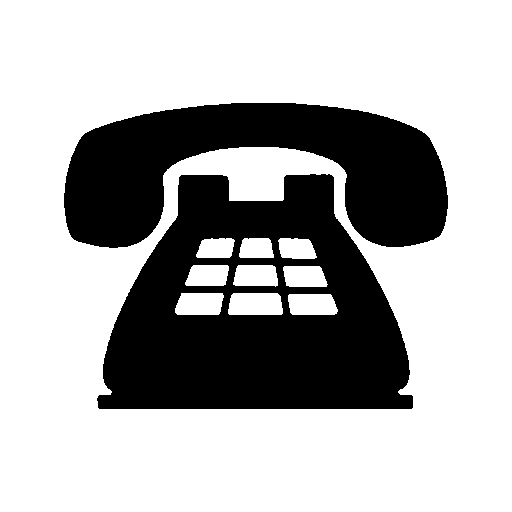
#> input picture paper_assets/general_n4/secret_binary.png, 512 x 512 px, found by its file name
$ python make_paper_figures.py
#> lines starting #> are read from the running program, lines starting #| are printed output that depends on the picture; after the words box and inside, x2 and y2 are one past the last pixel; in counts of white or black regions, pixels touching at a corner belong together
#> in _make_threshold_sheet, `canvas = Image.new("RGB", (900, 1290), "white")`: canvas: PIL image 900x1290 RGB; every value is 255
"""Build publication-ready contact sheets and the Stage-I/II timing chart."""

from __future__ import annotations

import json
from pathlib import Path

import numpy as np
from PIL import Image, ImageDraw, ImageFont

PROJECT = Path(__file__).resolve().parents[1]
ROOT = PROJECT.parent if PROJECT.name == "code" else PROJECT
ASSETS = ROOT / "paper_assets"


def _font(size: int, bold: bool = False):
#> in _load, returned value is the input picture: PIL image 512x512 L; 69.9% white; 2 black regions, box (x1, y1, x2, y2) and area: (97, 174, 413, 409) 47433, (64, 103, 448, 248) 31583
    windows = Path("C:/Windows/Fonts")
    name = "arialbd.ttf" if bold else "arial.ttf"
    try:
        return ImageFont.truetype(str(windows / name), size)
    except OSError:
        return ImageFont.load_default()


def _paste_image(canvas, draw, image, x, y, width, height, label, *, label_size=21):
#> called with x = 28, y = 78, width = 180, height = 180, label = 'Secret', label_size = 21
    rendered = image.convert("RGB").resize((width, height), Image.Resampling.NEAREST)
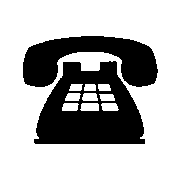
#> rendered: PIL image 180x180 RGB; 69.9% white; 2 black regions, box (x1, y1, x2, y2) and area: (34, 61, 145, 144) 5835, (23, 36, 158, 87) 3903
    canvas.paste(rendered, (x, y))
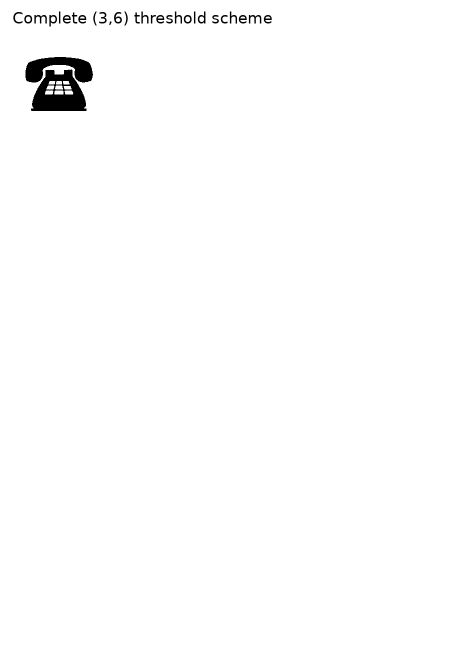
#> canvas: PIL image 900x1290 RGB (shown at 1/2 size); min 0, max 255, mean 252.1
    draw.rectangle((x, y, x + width - 1, y + height - 1), outline="#505050", width=2)
    draw.text((x, y + height + 6), label, fill="black", font=_font(label_size))


def _load(path: Path) -> Image.Image:
    return Image.open(path).convert("L")


# [159 lines left out: functions _region_image, _xor_region, _xor_expanded, _make_general_sheet, _make_mixed_n5_sheet, not called in this run]


def _make_threshold_sheet() -> None:
    threshold = ASSETS / "threshold_3_6"
    canvas = Image.new("RGB", (900, 1290), "white")
    draw = ImageDraw.Draw(canvas)
    draw.text((25, 18), "Complete (3,6) threshold scheme", fill="black", font=_font(31, True))

    _paste_image(canvas, draw, _load(threshold / "secret_binary.png"), 28, 78, 180, 180, "Secret")
    for index in range(6):
        row, column = divmod(index, 2)
        x = 250 + column * 320
        label_y = 75 + row * 117
        draw.text(
            (x, label_y),
            f"Expanded share P{index + 1}",
            fill="black",
            font=_font(16),
        )
        _paste_image(
            canvas,
            draw,
            _load(threshold / f"share_{index + 1:03d}.png"),
            x,
            label_y + 19,
            285,
            95,
            "",
            label_size=16,
        )

    draw.line((25, 435, 875, 435), fill="#888888", width=2)
    draw.text((25, 452), "Whole expanded-share XOR images", fill="black", font=_font(27, True))
    demonstrations = (
        (0, (1, 3, 5), "{1,3,5}: S occurs in region 1"),
        (1, (1, 2, 4), "{1,2,4}: S occurs in region 2"),
        (2, (1, 2, 3), "{1,2,3}: S occurs in region 3"),
    )
    secret = np.asarray(_load(threshold / "secret_binary.png"))
    for row, (recovering_region, coalition, heading) in enumerate(demonstrations):
        for region in range(3):
            recovered = _xor_region(threshold, coalition, region, 3)
            exact = np.array_equal(np.asarray(recovered), secret)
            if exact != (region == recovering_region):
                raise AssertionError("unexpected threshold regional recovery")
        y = 495 + row * 255
        draw.text((25, y), heading, fill="black", font=_font(19, True))
        _paste_image(
            canvas,
            draw,
            _xor_expanded(threshold, coalition),
            120,
            y + 32,
            660,
            220,
            "",
            label_size=16,
        )
    draw.text(
        (25, 1265),
        "Each panel is one complete XOR image with horizontal blocks [R1 | R2 | R3] (512 x 1536).",
        fill="black",
        font=_font(15),
    )
    canvas.save(ASSETS / "fig_threshold_3_6.png", optimize=True)


def make_contact_sheets() -> None:
    _make_threshold_sheet()
    _make_general_sheet()
    _make_mixed_n5_sheet()


# [38 lines left out: function make_timing_chart, not called in this run]


if __name__ == "__main__":
#> (the run stopped early here; a loop or call above may not have finished)

$ run again, with examples/secret.png copied over paper_assets/general_n4/secret_binary.png
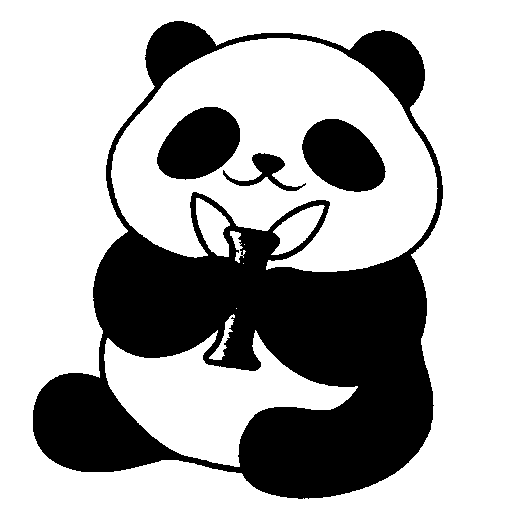
#> input picture examples/secret.png, 512 x 512 px, found by its file name
#> in _load, returned value is the input picture: PIL image 512x512 L; 68.6% white; 4 black regions, box (x1, y1, x2, y2) and area: (33, 21, 443, 499) 72791, (302, 119, 386, 192) 4365, (157, 107, 240, 180) 4360, (223, 153, 306, 191) 902
#> in _paste_image, `rendered = image.convert("RGB").resize((width, height), Image.Resampli..`:
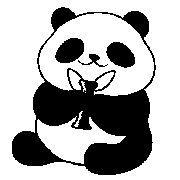
#> rendered: PIL image 180x180 RGB; 68.6% white; 4 black regions, box (x1, y1, x2, y2) and area: (12, 7, 156, 175) 8990, (55, 38, 84, 63) 538, (106, 42, 135, 68) 533, (78, 54, 108, 67) 110
#> in _paste_image, `canvas.paste(rendered, (x, y))`:
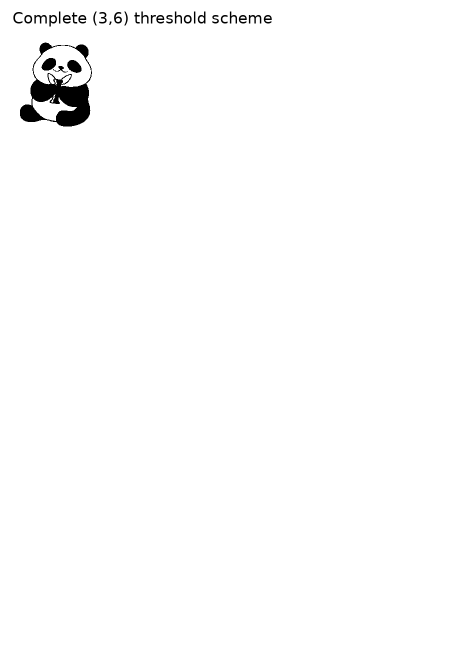
#> canvas: PIL image 900x1290 RGB (shown at 1/2 size); min 0, max 255, mean 252
